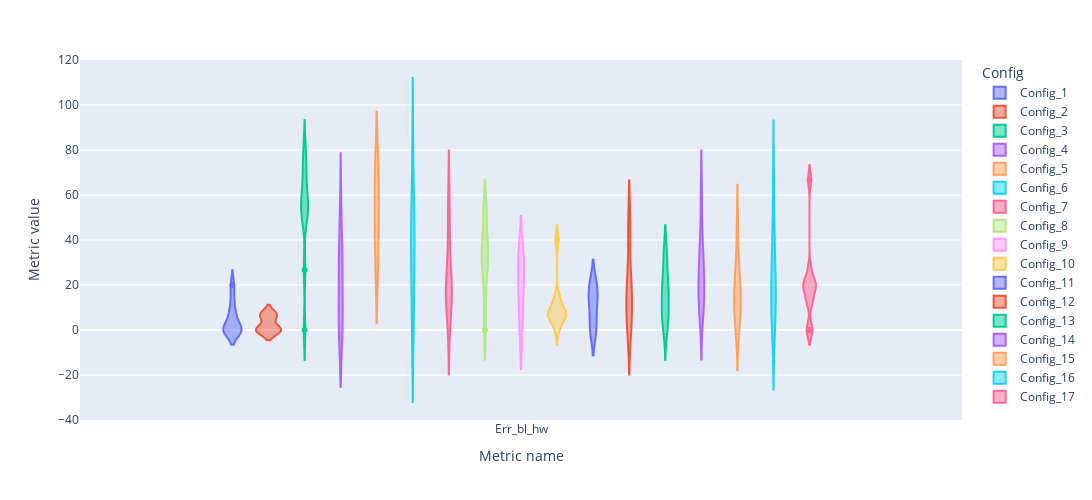

This figure's notebook cell:
### Markdown cell above
### Blue highway

### Code cell
fig = px.violin(bl_hw, y='Metric value', x='Metric name', color='Config', box=False, height=500, width=1200)
fig.show()

### Figure 1 — Plotly figure (JSON) as saved in the notebook; plotly's stock layout.template omitted (floating-point values rounded to 4 significant figures)
{"data": [{"alignmentgroup": "True", "box": {"visible": false}, "hovertemplate": "Config=Config_1<br>Metric name=%{x}<br>Metric value=%{y}<extra></extra>", "legendgroup": "Config_1", "marker": {"color": "#636efa"}, "name": "Config_1", "offsetgroup": "Config_1", "orientation": "v", "scalegroup": "True", "showlegend": true, "type": "violin", "x": ["Err_bl_hw", "Err_bl_hw", "Err_bl_hw", "Err_bl_hw", "Err_bl_hw", "Err_bl_hw", "Err_bl_hw", "Err_bl_hw", "Err_bl_hw", "Err_bl_hw"], "x0": " ", "xaxis": "x", "y": [0, 20, 0, 6.667, 6.667, 0, 0, 0, 13.33, 0], "y0": " ", "yaxis": "y"}, {"alignmentgroup": "True", "box": {"visible": false}, "hovertemplate": "Config=Config_2<br>Metric name=%{x}<br>Metric value=%{y}<extra></extra>", "legendgroup": "Config_2", "marker": {"color": "#EF553B"}, "name": "Config_2", "offsetgroup": "Config_2", "orientation": "v", "scalegroup": "True", "showlegend": true, "type": "violin", "x": ["Err_bl_hw", "Err_bl_hw", "Err_bl_hw", "Err_bl_hw", "Err_bl_hw", "Err_bl_hw", "Err_bl_hw", "Err_bl_hw", "Err_bl_hw", "Err_bl_hw"], "x0": " ", "xaxis": "x", "y": [0, 6.667, 0, 0, 6.667, 0, 0, 6.667, 0, 6.667], "y0": " ", "yaxis": "y"}, {"alignmentgroup": "True", "box": {"visible": false}, "hovertemplate": "Config=Config_3<br>Metric name=%{x}<br>Metric value=%{y}<extra></extra>", "legendgroup": "Config_3", "marker": {"color": "#00cc96"}, "name": "Config_3", "offsetgroup": "Config_3", "orientation": "v", "scalegroup": "True", "showlegend": true, "type": "violin", "x": ["Err_bl_hw", "Err_bl_hw", "Err_bl_hw", "Err_bl_hw", "Err_bl_hw", "Err_bl_hw", "Err_bl_hw", "Err_bl_hw", "Err_bl_hw", "Err_bl_hw"], "x0": " ", "xaxis": "x", "y": [53.33, 53.33, 66.67, 53.33, 53.33, 0, 80, 60, 26.67, 73.33], "y0": " ", "yaxis": "y"}, {"alignmentgroup": "True", "box": {"visible": false}, "hovertemplate": "Config=Config_4<br>Metric name=%{x}<br>Metric value=%{y}<extra></extra>", "legendgroup": "Config_4", "marker": {"color": "#ab63fa"}, "name": "Config_4", "offsetgroup": "Config_4", "orientation": "v", "scalegroup": "True", "showlegend": true, "type": "violin", "x": ["Err_bl_hw", "Err_bl_hw", "Err_bl_hw", "Err_bl_hw", "Err_bl_hw", "Err_bl_hw", "Err_bl_hw", "Err_bl_hw", "Err_bl_hw", "Err_bl_hw"], "x0": " ", "xaxis": "x", "y": [0, 33.33, 26.67, 40, 13.33, 0, 0, 26.67, 53.33, 6.667], "y0": " ", "yaxis": "y"}, {"alignmentgroup": "True", "box": {"visible": false}, "hovertemplate": "Config=Config_5<br>Metric name=%{x}<br>Metric value=%{y}<extra></extra>", "legendgroup": "Config_5", "marker": {"color": "#FFA15A"}, "name": "Config_5", "offsetgroup": "Config_5", "orientation": "v", "scalegroup": "True", "showlegend": true, "type": "violin", "x": ["Err_bl_hw", "Err_bl_hw", "Err_bl_hw", "Err_bl_hw", "Err_bl_hw", "Err_bl_hw", "Err_bl_hw", "Err_bl_hw", "Err_bl_hw", "Err_bl_hw"], "x0": " ", "xaxis": "x", "y": [66.67, 73.33, 73.33, 26.67, 40, 66.67, 53.33, 46.67, 26.67, 46.67], "y0": " ", "yaxis": "y"}, {"alignmentgroup": "True", "box": {"visible": false}, "hovertemplate": "Config=Config_6<br>Metric name=%{x}<br>Metric value=%{y}<extra></extra>", "legendgroup": "Config_6", "marker": {"color": "#19d3f3"}, "name": "Config_6", "offsetgroup": "Config_6", "orientation": "v", "scalegroup": "True", "showlegend": true, "type": "violin", "x": ["Err_bl_hw", "Err_bl_hw", "Err_bl_hw", "Err_bl_hw", "Err_bl_hw", "Err_bl_hw", "Err_bl_hw", "Err_bl_hw", "Err_bl_hw", "Err_bl_hw"], "x0": " ", "xaxis": "x", "y": [13.33, 46.67, 40, 46.67, 33.33, 6.667, 53.33, 33.33, 80, 0], "y0": " ", "yaxis": "y"}, {"alignmentgroup": "True", "box": {"visible": false}, "hovertemplate": "Config=Config_7<br>Metric name=%{x}<br>Metric value=%{y}<extra></extra>", "legendgroup": "Config_7", "marker": {"color": "#FF6692"}, "name": "Config_7", "offsetgroup": "Config_7", "orientation": "v", "scalegroup": "True", "showlegend": true, "type": "violin", "x": ["Err_bl_hw", "Err_bl_hw", "Err_bl_hw", "Err_bl_hw", "Err_bl_hw", "Err_bl_hw", "Err_bl_hw", "Err_bl_hw", "Err_bl_hw", "Err_bl_hw"], "x0": " ", "xaxis": "x", "y": [33.33, 13.33, 13.33, 0, 46.67, 60, 13.33, 20, 20, 20], "y0": " ", "yaxis": "y"}, {"alignmentgroup": "True", "box": {"visible": false}, "hovertemplate": "Config=Config_8<br>Metric name=%{x}<br>Metric value=%{y}<extra></extra>", "legendgroup": "Config_8", "marker": {"color": "#B6E880"}, "name": "Config_8", "offsetgroup": "Config_8", "orientation": "v", "scalegroup": "True", "showlegend": true, "type": "violin", "x": ["Err_bl_hw", "Err_bl_hw", "Err_bl_hw", "Err_bl_hw", "Err_bl_hw", "Err_bl_hw", "Err_bl_hw", "Err_bl_hw", "Err_bl_hw", "Err_bl_hw"], "x0": " ", "xaxis": "x", "y": [53.33, 13.33, 33.33, 33.33, 53.33, 26.67, 40, 0, 26.67, 40], "y0": " ", "yaxis": "y"}, {"alignmentgroup": "True", "box": {"visible": false}, "hovertemplate": "Config=Config_9<br>Metric name=%{x}<br>Metric value=%{y}<extra></extra>", "legendgroup": "Config_9", "marker": {"color": "#FF97FF"}, "name": "Config_9", "offsetgroup": "Config_9", "orientation": "v", "scalegroup": "True", "showlegend": true, "type": "violin", "x": ["Err_bl_hw", "Err_bl_hw", "Err_bl_hw", "Err_bl_hw", "Err_bl_hw", "Err_bl_hw", "Err_bl_hw", "Err_bl_hw", "Err_bl_hw", "Err_bl_hw"], "x0": " ", "xaxis": "x", "y": [26.67, 33.33, 33.33, 33.33, 26.67, 20, 13.33, 0, 13.33, 0], "y0": " ", "yaxis": "y"}, {"alignmentgroup": "True", "box": {"visible": false}, "hovertemplate": "Config=Config_10<br>Metric name=%{x}<br>Metric value=%{y}<extra></extra>", "legendgroup": "Config_10", "marker": {"color": "#FECB52"}, "name": "Config_10", "offsetgroup": "Config_10", "orientation": "v", "scalegroup": "True", "showlegend": true, "type": "violin", "x": ["Err_bl_hw", "Err_bl_hw", "Err_bl_hw", "Err_bl_hw", "Err_bl_hw", "Err_bl_hw", "Err_bl_hw", "Err_bl_hw", "Err_bl_hw", "Err_bl_hw"], "x0": " ", "xaxis": "x", "y": [6.667, 13.33, 6.667, 40, 0, 6.667, 13.33, 6.667, 6.667, 6.667], "y0": " ", "yaxis": "y"}, {"alignmentgroup": "True", "box": {"visible": false}, "hovertemplate": "Config=Config_11<br>Metric name=%{x}<br>Metric value=%{y}<extra></extra>", "legendgroup": "Config_11", "marker": {"color": "#636efa"}, "name": "Config_11", "offsetgroup": "Config_11", "orientation": "v", "scalegroup": "True", "showlegend": true, "type": "violin", "x": ["Err_bl_hw", "Err_bl_hw", "Err_bl_hw", "Err_bl_hw", "Err_bl_hw", "Err_bl_hw", "Err_bl_hw", "Err_bl_hw", "Err_bl_hw", "Err_bl_hw"], "x0": " ", "xaxis": "x", "y": [13.33, 20, 20, 0, 0, 13.33, 13.33, 20, 6.667, 0], "y0": " ", "yaxis": "y"}, {"alignmentgroup": "True", "box": {"visible": false}, "hovertemplate": "Config=Config_12<br>Metric name=%{x}<br>Metric value=%{y}<extra></extra>", "legendgroup": "Config_12", "marker": {"color": "#EF553B"}, "name": "Config_12", "offsetgroup": "Config_12", "orientation": "v", "scalegroup": "True", "showlegend": true, "type": "violin", "x": ["Err_bl_hw", "Err_bl_hw", "Err_bl_hw", "Err_bl_hw", "Err_bl_hw", "Err_bl_hw", "Err_bl_hw", "Err_bl_hw", "Err_bl_hw", "Err_bl_hw"], "x0": " ", "xaxis": "x", "y": [0, 46.67, 13.33, 26.67, 46.67, 13.33, 6.667, 0, 20, 13.33], "y0": " ", "yaxis": "y"}, {"alignmentgroup": "True", "box": {"visible": false}, "hovertemplate": "Config=Config_13<br>Metric name=%{x}<br>Metric value=%{y}<extra></extra>", "legendgroup": "Config_13", "marker": {"color": "#00cc96"}, "name": "Config_13", "offsetgroup": "Config_13", "orientation": "v", "scalegroup": "True", "showlegend": true, "type": "violin", "x": ["Err_bl_hw", "Err_bl_hw", "Err_bl_hw", "Err_bl_hw", "Err_bl_hw", "Err_bl_hw", "Err_bl_hw", "Err_bl_hw", "Err_bl_hw", "Err_bl_hw"], "x0": " ", "xaxis": "x", "y": [0, 33.33, 33.33, 20, 20, 6.667, 6.667, 20, 6.667, 13.33], "y0": " ", "yaxis": "y"}, {"alignmentgroup": "True", "box": {"visible": false}, "hovertemplate": "Config=Config_14<br>Metric name=%{x}<br>Metric value=%{y}<extra></extra>", "legendgroup": "Config_14", "marker": {"color": "#ab63fa"}, "name": "Config_14", "offsetgroup": "Config_14", "orientation": "v", "scalegroup": "True", "showlegend": true, "type": "violin", "x": ["Err_bl_hw", "Err_bl_hw", "Err_bl_hw", "Err_bl_hw", "Err_bl_hw", "Err_bl_hw", "Err_bl_hw", "Err_bl_hw", "Err_bl_hw", "Err_bl_hw"], "x0": " ", "xaxis": "x", "y": [20, 26.67, 40, 6.667, 13.33, 33.33, 60, 13.33, 26.67, 13.33], "y0": " ", "yaxis": "y"}, {"alignmentgroup": "True", "box": {"visible": false}, "hovertemplate": "Config=Config_15<br>Metric name=%{x}<br>Metric value=%{y}<extra></extra>", "legendgroup": "Config_15", "marker": {"color": "#FFA15A"}, "name": "Config_15", "offsetgroup": "Config_15", "orientation": "v", "scalegroup": "True", "showlegend": true, "type": "violin", "x": ["Err_bl_hw", "Err_bl_hw", "Err_bl_hw", "Err_bl_hw", "Err_bl_hw", "Err_bl_hw", "Err_bl_hw", "Err_bl_hw", "Err_bl_hw", "Err_bl_hw"], "x0": " ", "xaxis": "x", "y": [26.67, 13.33, 20, 13.33, 6.667, 13.33, 6.667, 0, 26.67, 46.67], "y0": " ", "yaxis": "y"}, {"alignmentgroup": "True", "box": {"visible": false}, "hovertemplate": "Config=Config_16<br>Metric name=%{x}<br>Metric value=%{y}<extra></extra>", "legendgroup": "Config_16", "marker": {"color": "#19d3f3"}, "name": "Config_16", "offsetgroup": "Config_16", "orientation": "v", "scalegroup": "True", "showlegend": true, "type": "violin", "x": ["Err_bl_hw", "Err_bl_hw", "Err_bl_hw", "Err_bl_hw", "Err_bl_hw", "Err_bl_hw", "Err_bl_hw", "Err_bl_hw", "Err_bl_hw", "Err_bl_hw"], "x0": " ", "xaxis": "x", "y": [26.67, 13.33, 0, 13.33, 66.67, 40, 13.33, 20, 6.667, 40], "y0": " ", "yaxis": "y"}, {"alignmentgroup": "True", "box": {"visible": false}, "hovertemplate": "Config=Config_17<br>Metric name=%{x}<br>Metric value=%{y}<extra></extra>", "legendgroup": "Config_17", "marker": {"color": "#FF6692"}, "name": "Config_17", "offsetgroup": "Config_17", "orientation": "v", "scalegroup": "True", "showlegend": true, "type": "violin", "x": ["Err_bl_hw", "Err_bl_hw", "Err_bl_hw", "Err_bl_hw", "Err_bl_hw", "Err_bl_hw", "Err_bl_hw", "Err_bl_hw", "Err_bl_hw", "Err_bl_hw"], "x0": " ", "xaxis": "x", "y": [20, 20, 13.33, 13.33, 0, 0, 20, 20, 66.67, 26.67], "y0": " ", "yaxis": "y"}], "layout": {"height": 500, "legend": {"title": {"text": "Config"}, "tracegroupgap": 0}, "margin": {"t": 60}, "violinmode": "group", "width": 1200, "xaxis": {"anchor": "y", "domain": [0, 1], "title": {"text": "Metric name"}}, "yaxis": {"anchor": "x", "domain": [0, 1], "title": {"text": "Metric value"}}}}
